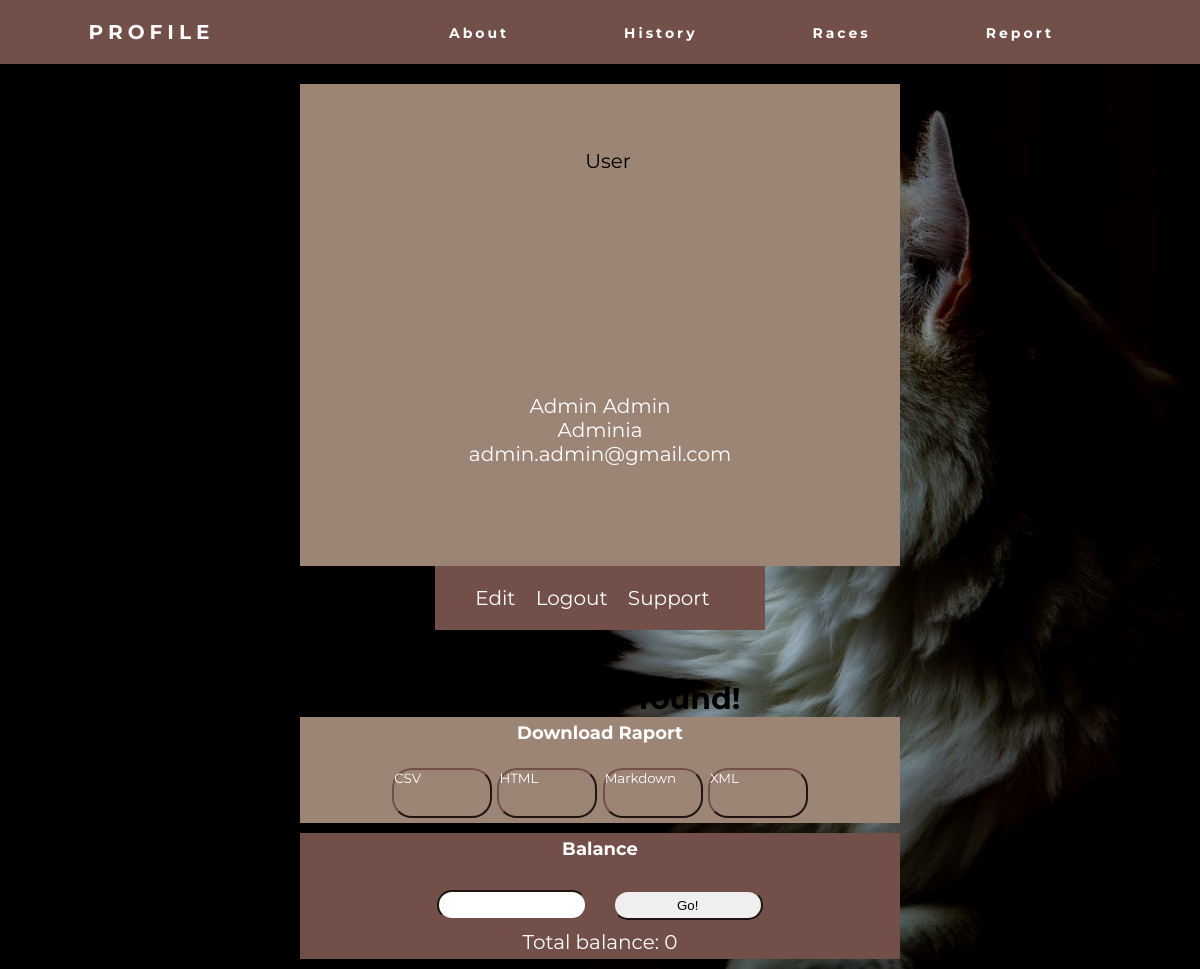
Page /Front-end/Profile/profile.php (signed in) on the committed database.
### tables this page shows
CREATE TABLE `USERS` (
  `email` varchar(100) NOT NULL PRIMARY KEY,
  `password` varchar(100) NOT NULL,
  `first_name` varchar(100) NOT NULL,
  `last_name` varchar(100) NOT NULL,
  `adress` varchar(100) NOT NULL,
  `balance` int(11) NOT NULL
);

### Front-end/Profile/profile.php (the view, shortened to what this page needs)
<?php
$email = $_SESSION['user_email'];
$conn = mysqli_connect("localhost", "root", "", "tw");
?>
<!DOCTYPE html>
<html Lang="en">
<head>
    <link rel="stylesheet" href="profile_style.css">
</head>
<body>
    <nav>
        <div class="logo">
            <h4>PROFILE</h4>
        </div>
        <ul class="nav-links">
            <li><a href="../About/about.php">About</a></li>
            <li><a href="../History/history.php">History</a></li>
            <li><a href="../Races/races.php">Races</a></li>
            <li><a href="../Report/report.php">Report</a></li>
        </ul>
    </nav>
    <div class="content">
        <div class="profile-card">
            <div class="card-header">
                <div class="picture">
                    <img src="Users_pics/user.jpg" alt="User">
                </div>
                <div class="personal-info">
                    <?php
                    $sql_user = "SELECT * FROM  users WHERE email = '$email'";
                    $result = $conn->query($sql_user);
                    $row = $result->fetch_assoc();
                    ?>
                    <div class="name">
                        <?php
                        echo $row['first_name'] . ' ' . $row['last_name'];
                        ?>
                    </div>
                    <div class="adress">
                        <?php
                        echo $row['adress'];
                        ?>
                    </div>
                    <div class="mail">
                        <?php
                        echo $email;
                        ?>
                    </div>
                </div>
            </div>
            <div class="card-footer">
                <div class="options">
                    <button onclick="popup('popup')" class="bedit">Edit</button>
                    <button onclick="location.href='../Home/home.php'" class="blogout">Logout</button>
                    <a class="bsupport" href="mailto:CRW_support@gmail.com">Support</a>
                </div>
            </div>
        </div>
        <div class="info">
            <?php
            $query = mysqli_query($conn, "select * from user_race where email='$email'");
            $count = mysqli_num_rows($query);
            if ($count == "0") {
                echo "<h2> No records found! </h2>";
            }
            ?>
            <div class="download">
                <h5>Download Raport</h5>
                <ul>
                    <li>
                        <button onclick="location.href='exportData.php'">CSV</button>
                        <button onclick="location.href='html.php'">HTML</button>
                        <button onclick="location.href='markdown.php'">Markdown</button>
                        <button onclick="location.href='dbxml.php'">XML</button>
                    </li>
                </ul>
            </div>
            <div class="balance">
                <h5>Balance</h5>
                <form method="post">
                    <input type="number" id="input_money" name="input_money">
                    <input type="submit" id="btn_submit" name="btn_submit" value="Go!">
                </form>
                <?php
                $sql_all = "SELECT balance FROM  users WHERE email = '$email'";
                $result = $conn->query($sql_all);
                $row = $result->fetch_assoc();
                echo "Total balance: ";
                echo $row['balance'];
                ?>
            </div>
        </div>
    </div>
</body>
</html>

### Front-end/Profile/profile_style.css (style rules this page uses)
* { margin: 0px; padding: 0px; box-sizing: border-box; }
body { background: url(Cats_pics/cat_006.jpg) no-repeat right center fixed; background-color: #000000; }
nav { display: flex; justify-content: space-around; align-items: center; min-height: 8vh; background-color: #734F4A; font-family: 'Montserrat', sans-serif; }
.logo { color: white; text-transform: uppercase; letter-spacing: 5px; font-size: 20px; }
.nav-links { display: flex; background-color: #734F4A; justify-content: space-around; width: 30%; }
.nav-links li { list-style: none; }
.nav-links a { color: white; text-decoration: none; letter-spacing: 3px; font-weight: bold; font-size: 14px; }
.content { height: 100vh; display: flex; align-items: center; font-family: 'Montserrat', sans-serif; }
.profile-card { text-align: center; margin-right: 50px; margin-left: 250px; margin-top: 10px; }
.card-header { padding: 60px 40px; background-color: #9D8575; }
.picture { display: inline-block; padding: 5px; margin: auto; border-radius: 50%; }
.picture img { display: block; width: 200px; height: 200px; border-radius: 50%; }
.personal-info { padding: 40px 40px; color: white; }
.card-footer { background: #734F4A; padding: 20px 40px; align-items: center; display: flex inline; }
.card-footer button, .bsupport { border: none; background-color: inherit; padding-right: 15px; font-size: 20px; cursor: pointer; font-family: 'Montserrat', sans-serif; color: white; text-decoration: none; }
.info { text-align: center; margin-right: 50px; margin-left: 50px; margin-top: 10px; }
.info h5 { font-size: large; padding-bottom: 20px; }
.download { padding: 60px 40px; color: white; margin-bottom: 10px; background-color: #9D8575; }
.download ul { list-style: none; }
.download button { width: 100px; height: 50px; color: white; background-color: #9D8575; border-color: #734F4A; text-align: center; display: flex inline; border-radius: 20px; font-family: 'Montserrat', sans-serif; }
.balance { padding: 60px 40px; margin-bottom: 10px; font-size: 20px; color: white; background-color: #734F4A; }
.balance input { margin:10px; width: 150px; height: 30px; border-color: #734F4A; border-radius: 20px; }
@media screen and (max-width: 1200px) { .nav-links { width: 60%; } }
@media screen and (max-width: 1200px) { .content { display: flex; flex-direction: column; font-size: 20px; } }
@media screen and (max-width: 1200px) { .profile-card { width: 50%; margin: auto; margin-top: 20px; } }
@media screen and (max-width: 1200px) { .info { width: 50%; margin: auto; margin-top: 50px; } }
@media screen and (max-width: 1200px) { .races, .download, .balance { padding: 5px 5px; } }

### rows in the picture
users: first_name "Admin", last_name "Admin", adress "Adminia"

### other values in the picture
$email "admin.admin@gmail.com"
$row['balance'] "0"
